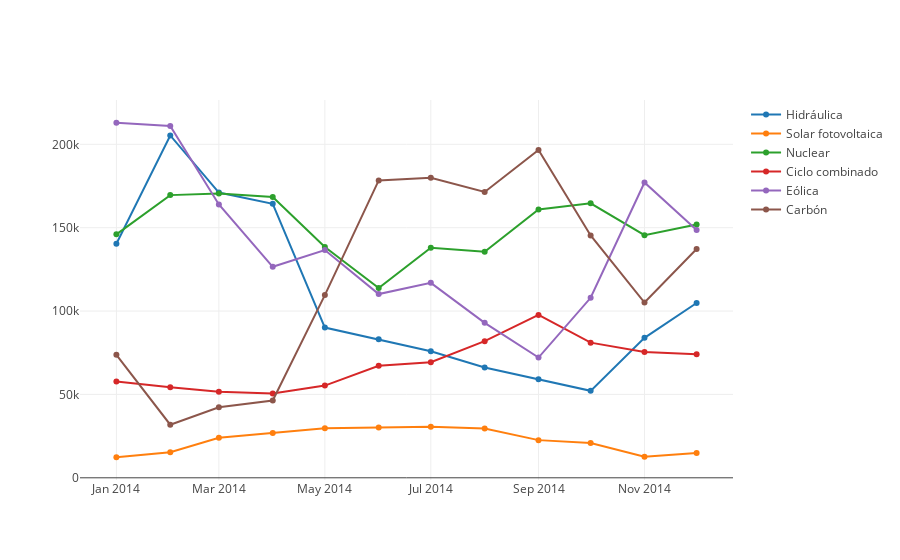

This figure's notebook cell:
### Markdown cell above
### Analisis mensual de un año de distintos tipos de energias

### Code cell
def AnalisisEnergiasMensual(listaEnergias: Seq[String], df: DataFrame): Unit = {
  // Agrupar y calcular la media para datos renovables
  def calcularMediaMensual(df1: DataFrame, tipo: String): DataFrame = {
    df1.filter(col("Tipo") === tipo)
      .groupBy(date_format(col("FechaCompleta"), "yyyy-MM").as("Mes"))
      .agg(avg("Valor").as("ValorPromedio"))
      .orderBy("Mes")
  }

  val valores = listaEnergias.map(tipoEnergia => calcularMediaMensual(df, tipoEnergia))
  val seqFechas = valores.head.select("Mes").as[String].collect.toSeq
  val seqValores = valores.map(valor => valor.select("ValorPromedio").as[Double].collect.toSeq)

  val traces = listaEnergias.zip(seqValores).map { case (nombre, seqValor) =>
    Scatter(seqFechas, seqValor, name = nombre)
  }

  val data = traces
  plot(data)
}

val dataFrameBalance2024 = dataFrameBalance.filter(date_format(col("FechaCompleta"),"yyyy") === "2014") //Elegimos año
val EnergiasParaAnalizar = Seq("Hidráulica", "Solar fotovoltaica", "Nuclear", "Ciclo combinado", "Eólica","Carbón")

AnalisisEnergiasMensual(EnergiasParaAnalizar, dataFrameBalance2024)

### Figure 1 — Plotly figure (JSON) as saved in the notebook; plotly's stock layout.template omitted (floating-point values rounded to 4 significant figures)
{"data": [{"name": "Hidráulica", "type": "scatter", "x": ["2014-01", "2014-02", "2014-03", "2014-04", "2014-05", "2014-06", "2014-07", "2014-08", "2014-09", "2014-10", "2014-11", "2014-12"], "y": [140300.0, 205300.0, 171100.0, 164300.0, 90080.0, 83110.0, 75940.0, 66130.0, 59160.0, 52150.0, 83920.0, 104800.0]}, {"name": "Solar fotovoltaica", "type": "scatter", "x": ["2014-01", "2014-02", "2014-03", "2014-04", "2014-05", "2014-06", "2014-07", "2014-08", "2014-09", "2014-10", "2014-11", "2014-12"], "y": [12330.0, 15340.0, 24040.0, 26930.0, 29650.0, 30180.0, 30650.0, 29500.0, 22600.0, 20890.0, 12690.0, 14820.0]}, {"name": "Nuclear", "type": "scatter", "x": ["2014-01", "2014-02", "2014-03", "2014-04", "2014-05", "2014-06", "2014-07", "2014-08", "2014-09", "2014-10", "2014-11", "2014-12"], "y": [146000.0, 169500.0, 170500.0, 168400.0, 138400.0, 113800.0, 138000.0, 135600.0, 160900.0, 164600.0, 145500.0, 152000.0]}, {"name": "Ciclo combinado", "type": "scatter", "x": ["2014-01", "2014-02", "2014-03", "2014-04", "2014-05", "2014-06", "2014-07", "2014-08", "2014-09", "2014-10", "2014-11", "2014-12"], "y": [57810.0, 54290.0, 51600.0, 50520.0, 55300.0, 67240.0, 69310.0, 81970.0, 97670.0, 81050.0, 75410.0, 74160.0]}, {"name": "Eólica", "type": "scatter", "x": ["2014-01", "2014-02", "2014-03", "2014-04", "2014-05", "2014-06", "2014-07", "2014-08", "2014-09", "2014-10", "2014-11", "2014-12"], "y": [212900.0, 211000.0, 163900.0, 126500.0, 136600.0, 110200.0, 116900.0, 92940.0, 72120.0, 108000.0, 177100.0, 148600.0]}, {"name": "Carbón", "type": "scatter", "x": ["2014-01", "2014-02", "2014-03", "2014-04", "2014-05", "2014-06", "2014-07", "2014-08", "2014-09", "2014-10", "2014-11", "2014-12"], "y": [73770.0, 31850.0, 42330.0, 46350.0, 109600.0, 178400.0, 179900.0, 171400.0, 196500.0, 145300.0, 105100.0, 137200.0]}], "layout": {"autosize": true, "xaxis": {"autorange": true, "range": ["2013-12-11 18:29:19.0761", "2014-12-21 05:30:40.9239"], "type": "date"}, "yaxis": {"autorange": true, "range": [-2367.0, 227600.0], "type": "linear"}}}
